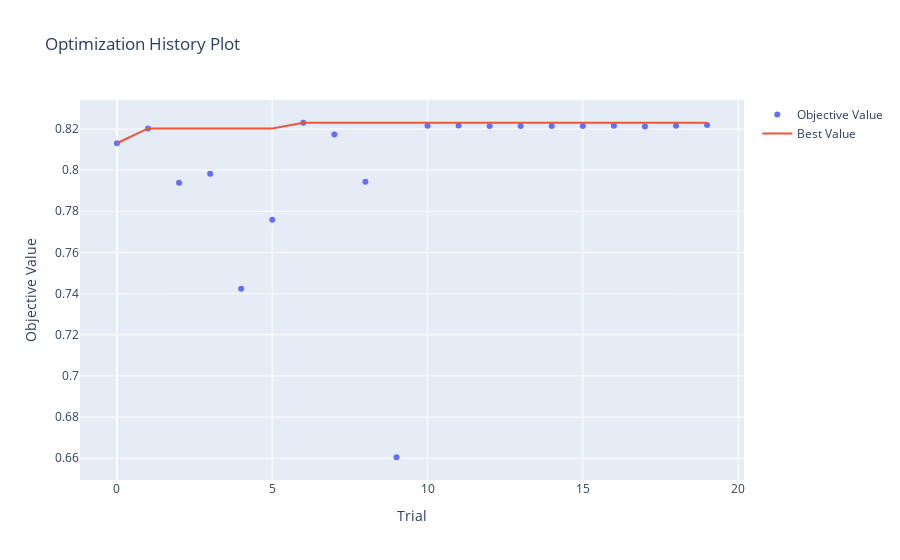

The cell this chart's notebook holds for it:
### Code cell
vis.plot_optimization_history(study)

### Figure 1 — Plotly figure (JSON) as saved in the notebook; plotly's stock layout.template omitted (floating-point values rounded to 4 significant figures)
{"data": [{"mode": "markers", "name": "Objective Value", "type": "scatter", "x": [0, 1, 2, 3, 4, 5, 6, 7, 8, 9, 10, 11, 12, 13, 14, 15, 16, 17, 18, 19], "y": [0.8131, 0.8203, 0.7938, 0.7982, 0.7424, 0.7759, 0.823, 0.8174, 0.7944, 0.6605, 0.8216, 0.8217, 0.8214, 0.8214, 0.8214, 0.8215, 0.8216, 0.8213, 0.8216, 0.8219]}, {"mode": "lines", "name": "Best Value", "type": "scatter", "x": [0, 1, 2, 3, 4, 5, 6, 7, 8, 9, 10, 11, 12, 13, 14, 15, 16, 17, 18, 19], "y": [0.8131, 0.8203, 0.8203, 0.8203, 0.8203, 0.8203, 0.823, 0.823, 0.823, 0.823, 0.823, 0.823, 0.823, 0.823, 0.823, 0.823, 0.823, 0.823, 0.823, 0.823]}, {"marker": {"color": "#cccccc"}, "mode": "markers", "name": "Infeasible Trial", "showlegend": false, "type": "scatter", "x": [], "y": []}], "layout": {"title": {"text": "Optimization History Plot"}, "xaxis": {"title": {"text": "Trial"}}, "yaxis": {"title": {"text": "Objective Value"}}}}
